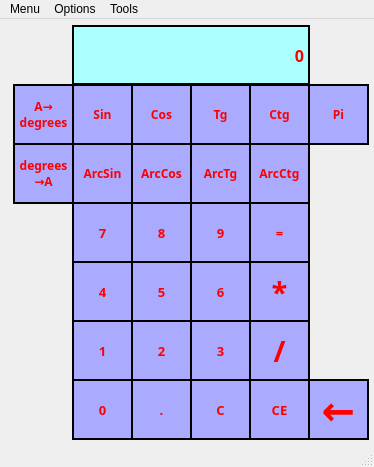
<?xml version="1.0" encoding="UTF-8"?>
<ui version="4.0">
 <class>MainWindow2</class>
 <widget class="QMainWindow" name="MainWindow2">
  <property name="geometry">
   <rect>
    <x>0</x>
    <y>0</y>
    <width>374</width>
    <height>467</height>
   </rect>
  </property>
  <property name="windowTitle">
   <string>S&amp;C Calculator: mode 2</string>
  </property>
  <widget class="QWidget" name="centralwidget">
   <widget class="QLabel" name="label">
    <property name="geometry">
     <rect>
      <x>72</x>
      <y>6</y>
      <width>238</width>
      <height>60</height>
     </rect>
    </property>
    <property name="sizePolicy">
     <sizepolicy hsizetype="Fixed" vsizetype="Preferred">
      <horstretch>0</horstretch>
      <verstretch>0</verstretch>
     </sizepolicy>
    </property>
    <property name="maximumSize">
     <size>
      <width>16777214</width>
      <height>16777215</height>
     </size>
    </property>
    <property name="font">
     <font>
      <family>Arial Black</family>
      <pointsize>12</pointsize>
      <weight>75</weight>
      <bold>true</bold>
     </font>
    </property>
    <property name="styleSheet">
     <string notr="true">color: rgb(255, 0, 0);
background-color: rgb(170, 255, 255);
border: 1.5px solid black;</string>
    </property>
    <property name="text">
     <string>0</string>
    </property>
    <property name="alignment">
     <set>Qt::AlignRight|Qt::AlignTrailing|Qt::AlignVCenter</set>
    </property>
   </widget>
   <widget class="QPushButton" name="sin">
    <property name="geometry">
     <rect>
      <x>72</x>
      <y>65</y>
      <width>61</width>
      <height>61</height>
     </rect>
    </property>
    <property name="sizePolicy">
     <sizepolicy hsizetype="Fixed" vsizetype="Fixed">
      <horstretch>0</horstretch>
      <verstretch>0</verstretch>
     </sizepolicy>
    </property>
    <property name="font">
     <font>
      <family>Arial Black</family>
      <pointsize>9</pointsize>
      <weight>75</weight>
      <bold>true</bold>
     </font>
    </property>
    <property name="styleSheet">
     <string notr="true">color: rgb(255, 0, 0);
border: 2px solid black;
background-color: rgb(170, 170, 255);</string>
    </property>
    <property name="text">
     <string>Sin</string>
    </property>
   </widget>
   <widget class="QPushButton" name="cos">
    <property name="geometry">
     <rect>
      <x>131</x>
      <y>65</y>
      <width>61</width>
      <height>61</height>
     </rect>
    </property>
    <property name="sizePolicy">
     <sizepolicy hsizetype="Fixed" vsizetype="Fixed">
      <horstretch>0</horstretch>
      <verstretch>0</verstretch>
     </sizepolicy>
    </property>
    <property name="font">
     <font>
      <family>Arial Black</family>
      <pointsize>9</pointsize>
      <weight>75</weight>
      <bold>true</bold>
     </font>
    </property>
    <property name="styleSheet">
     <string notr="true">color: rgb(255, 0, 0);
border: 2px solid black;
background-color: rgb(170, 170, 255);</string>
    </property>
    <property name="text">
     <string>Cos</string>
    </property>
   </widget>
   <widget class="QPushButton" name="tg">
    <property name="geometry">
     <rect>
      <x>190</x>
      <y>65</y>
      <width>61</width>
      <height>61</height>
     </rect>
    </property>
    <property name="sizePolicy">
     <sizepolicy hsizetype="Fixed" vsizetype="Fixed">
      <horstretch>0</horstretch>
      <verstretch>0</verstretch>
     </sizepolicy>
    </property>
    <property name="font">
     <font>
      <family>Arial Black</family>
      <pointsize>9</pointsize>
      <weight>75</weight>
      <bold>true</bold>
     </font>
    </property>
    <property name="styleSheet">
     <string notr="true">color: rgb(255, 0, 0);
border: 2px solid black;
background-color: rgb(170, 170, 255);</string>
    </property>
    <property name="text">
     <string>Tg</string>
    </property>
   </widget>
   <widget class="QPushButton" name="ctg">
    <property name="geometry">
     <rect>
      <x>249</x>
      <y>65</y>
      <width>61</width>
      <height>61</height>
     </rect>
    </property>
    <property name="sizePolicy">
     <sizepolicy hsizetype="Fixed" vsizetype="Fixed">
      <horstretch>0</horstretch>
      <verstretch>0</verstretch>
     </sizepolicy>
    </property>
    <property name="font">
     <font>
      <family>Arial Black</family>
      <pointsize>9</pointsize>
      <weight>75</weight>
      <bold>true</bold>
     </font>
    </property>
    <property name="styleSheet">
     <string notr="true">color: rgb(255, 0, 0);
border: 2px solid black;
background-color: rgb(170, 170, 255);</string>
    </property>
    <property name="text">
     <string>Ctg</string>
    </property>
   </widget>
   <widget class="QPushButton" name="pi">
    <property name="geometry">
     <rect>
      <x>308</x>
      <y>65</y>
      <width>61</width>
      <height>61</height>
     </rect>
    </property>
    <property name="sizePolicy">
     <sizepolicy hsizetype="Fixed" vsizetype="Fixed">
      <horstretch>0</horstretch>
      <verstretch>0</verstretch>
     </sizepolicy>
    </property>
    <property name="font">
     <font>
      <family>Arial Black</family>
      <pointsize>9</pointsize>
      <weight>75</weight>
      <italic>false</italic>
      <bold>true</bold>
     </font>
    </property>
    <property name="styleSheet">
     <string notr="true">color: rgb(255, 0, 0);
border: 2px solid black;
background-color: rgb(170, 170, 255);</string>
    </property>
    <property name="text">
     <string>Pi</string>
    </property>
   </widget>
   <widget class="QPushButton" name="Acos">
    <property name="geometry">
     <rect>
      <x>131</x>
      <y>124</y>
      <width>61</width>
      <height>61</height>
     </rect>
    </property>
    <property name="sizePolicy">
     <sizepolicy hsizetype="Fixed" vsizetype="Fixed">
      <horstretch>0</horstretch>
      <verstretch>0</verstretch>
     </sizepolicy>
    </property>
    <property name="font">
     <font>
      <family>Arial Black</family>
      <pointsize>9</pointsize>
      <weight>75</weight>
      <bold>true</bold>
     </font>
    </property>
    <property name="styleSheet">
     <string notr="true">color: rgb(255, 0, 0);
border: 2px solid black;
background-color: rgb(170, 170, 255);</string>
    </property>
    <property name="text">
     <string>ArcCos</string>
    </property>
   </widget>
   <widget class="QPushButton" name="Atan">
    <property name="geometry">
     <rect>
      <x>190</x>
      <y>124</y>
      <width>61</width>
      <height>61</height>
     </rect>
    </property>
    <property name="sizePolicy">
     <sizepolicy hsizetype="Fixed" vsizetype="Fixed">
      <horstretch>0</horstretch>
      <verstretch>0</verstretch>
     </sizepolicy>
    </property>
    <property name="font">
     <font>
      <family>Arial Black</family>
      <pointsize>9</pointsize>
      <weight>75</weight>
      <bold>true</bold>
     </font>
    </property>
    <property name="styleSheet">
     <string notr="true">color: rgb(255, 0, 0);
border: 2px solid black;
background-color: rgb(170, 170, 255);</string>
    </property>
    <property name="text">
     <string>ArcTg</string>
    </property>
   </widget>
   <widget class="QPushButton" name="degrees">
    <property name="geometry">
     <rect>
      <x>13</x>
      <y>65</y>
      <width>61</width>
      <height>61</height>
     </rect>
    </property>
    <property name="sizePolicy">
     <sizepolicy hsizetype="Fixed" vsizetype="Fixed">
      <horstretch>0</horstretch>
      <verstretch>0</verstretch>
     </sizepolicy>
    </property>
    <property name="font">
     <font>
      <family>Arial Black</family>
      <pointsize>9</pointsize>
      <weight>75</weight>
      <bold>true</bold>
     </font>
    </property>
    <property name="autoFillBackground">
     <bool>false</bool>
    </property>
    <property name="styleSheet">
     <string notr="true">color: rgb(255, 0, 0);
border: 2px solid black;
background-color: rgb(170, 170, 255);</string>
    </property>
    <property name="text">
     <string>A→
degrees</string>
    </property>
   </widget>
   <widget class="QPushButton" name="equal">
    <property name="geometry">
     <rect>
      <x>249</x>
      <y>183</y>
      <width>61</width>
      <height>61</height>
     </rect>
    </property>
    <property name="sizePolicy">
     <sizepolicy hsizetype="Fixed" vsizetype="Fixed">
      <horstretch>0</horstretch>
      <verstretch>0</verstretch>
     </sizepolicy>
    </property>
    <property name="font">
     <font>
      <family>Arial Black</family>
      <pointsize>10</pointsize>
      <weight>75</weight>
      <bold>true</bold>
     </font>
    </property>
    <property name="styleSheet">
     <string notr="true">color: rgb(255, 0, 0);
border: 2px solid black;
background-color: rgb(170, 170, 255);</string>
    </property>
    <property name="text">
     <string>=</string>
    </property>
   </widget>
   <widget class="QPushButton" name="pushButton_8">
    <property name="geometry">
     <rect>
      <x>131</x>
      <y>183</y>
      <width>61</width>
      <height>61</height>
     </rect>
    </property>
    <property name="sizePolicy">
     <sizepolicy hsizetype="Fixed" vsizetype="Fixed">
      <horstretch>0</horstretch>
      <verstretch>0</verstretch>
     </sizepolicy>
    </property>
    <property name="font">
     <font>
      <family>Arial Black</family>
      <pointsize>10</pointsize>
      <weight>75</weight>
      <bold>true</bold>
     </font>
    </property>
    <property name="styleSheet">
     <string notr="true">color: rgb(255, 0, 0);
border: 2px solid black;
background-color: rgb(170, 170, 255);</string>
    </property>
    <property name="text">
     <string>8</string>
    </property>
   </widget>
   <widget class="QPushButton" name="pushButton_9">
    <property name="geometry">
     <rect>
      <x>190</x>
      <y>183</y>
      <width>61</width>
      <height>61</height>
     </rect>
    </property>
    <property name="sizePolicy">
     <sizepolicy hsizetype="Fixed" vsizetype="Fixed">
      <horstretch>0</horstretch>
      <verstretch>0</verstretch>
     </sizepolicy>
    </property>
    <property name="font">
     <font>
      <family>Arial Black</family>
      <pointsize>10</pointsize>
      <weight>75</weight>
      <bold>true</bold>
     </font>
    </property>
    <property name="styleSheet">
     <string notr="true">color: rgb(255, 0, 0);
border: 2px solid black;
background-color: rgb(170, 170, 255);</string>
    </property>
    <property name="text">
     <string>9</string>
    </property>
   </widget>
   <widget class="QPushButton" name="pushButton_7">
    <property name="geometry">
     <rect>
      <x>72</x>
      <y>183</y>
      <width>61</width>
      <height>61</height>
     </rect>
    </property>
    <property name="sizePolicy">
     <sizepolicy hsizetype="Fixed" vsizetype="Fixed">
      <horstretch>0</horstretch>
      <verstretch>0</verstretch>
     </sizepolicy>
    </property>
    <property name="font">
     <font>
      <family>Arial Black</family>
      <pointsize>10</pointsize>
      <weight>75</weight>
      <bold>true</bold>
     </font>
    </property>
    <property name="styleSheet">
     <string notr="true">color: rgb(255, 0, 0);
border: 2px solid black;
background-color: rgb(170, 170, 255);</string>
    </property>
    <property name="text">
     <string>7</string>
    </property>
   </widget>
   <widget class="QPushButton" name="mul">
    <property name="geometry">
     <rect>
      <x>249</x>
      <y>242</y>
      <width>61</width>
      <height>61</height>
     </rect>
    </property>
    <property name="sizePolicy">
     <sizepolicy hsizetype="Fixed" vsizetype="Fixed">
      <horstretch>0</horstretch>
      <verstretch>0</verstretch>
     </sizepolicy>
    </property>
    <property name="font">
     <font>
      <family>Arial Black</family>
      <pointsize>22</pointsize>
      <weight>75</weight>
      <bold>true</bold>
     </font>
    </property>
    <property name="styleSheet">
     <string notr="true">color: rgb(255, 0, 0);
border: 2px solid black;
background-color: rgb(170, 170, 255);</string>
    </property>
    <property name="text">
     <string>*</string>
    </property>
   </widget>
   <widget class="QPushButton" name="pushButton_5">
    <property name="geometry">
     <rect>
      <x>131</x>
      <y>242</y>
      <width>61</width>
      <height>61</height>
     </rect>
    </property>
    <property name="sizePolicy">
     <sizepolicy hsizetype="Fixed" vsizetype="Fixed">
      <horstretch>0</horstretch>
      <verstretch>0</verstretch>
     </sizepolicy>
    </property>
    <property name="font">
     <font>
      <family>Arial Black</family>
      <pointsize>10</pointsize>
      <weight>75</weight>
      <bold>true</bold>
     </font>
    </property>
    <property name="styleSheet">
     <string notr="true">color: rgb(255, 0, 0);
border: 2px solid black;
background-color: rgb(170, 170, 255);</string>
    </property>
    <property name="text">
     <string>5</string>
    </property>
   </widget>
   <widget class="QPushButton" name="pushButton_6">
    <property name="geometry">
     <rect>
      <x>190</x>
      <y>242</y>
      <width>61</width>
      <height>61</height>
     </rect>
    </property>
    <property name="sizePolicy">
     <sizepolicy hsizetype="Fixed" vsizetype="Fixed">
      <horstretch>0</horstretch>
      <verstretch>0</verstretch>
     </sizepolicy>
    </property>
    <property name="font">
     <font>
      <family>Arial Black</family>
      <pointsize>10</pointsize>
      <weight>75</weight>
      <bold>true</bold>
     </font>
    </property>
    <property name="styleSheet">
     <string notr="true">color: rgb(255, 0, 0);
border: 2px solid black;
background-color: rgb(170, 170, 255);</string>
    </property>
    <property name="text">
     <string>6</string>
    </property>
   </widget>
   <widget class="QPushButton" name="pushButton_4">
    <property name="geometry">
     <rect>
      <x>72</x>
      <y>242</y>
      <width>61</width>
      <height>61</height>
     </rect>
    </property>
    <property name="sizePolicy">
     <sizepolicy hsizetype="Fixed" vsizetype="Fixed">
      <horstretch>0</horstretch>
      <verstretch>0</verstretch>
     </sizepolicy>
    </property>
    <property name="font">
     <font>
      <family>Arial Black</family>
      <pointsize>10</pointsize>
      <weight>75</weight>
      <bold>true</bold>
     </font>
    </property>
    <property name="styleSheet">
     <string notr="true">color: rgb(255, 0, 0);
border: 2px solid black;
background-color: rgb(170, 170, 255);</string>
    </property>
    <property name="text">
     <string>4</string>
    </property>
   </widget>
   <widget class="QPushButton" name="div">
    <property name="geometry">
     <rect>
      <x>249</x>
      <y>301</y>
      <width>61</width>
      <height>61</height>
     </rect>
    </property>
    <property name="sizePolicy">
     <sizepolicy hsizetype="Fixed" vsizetype="Fixed">
      <horstretch>0</horstretch>
      <verstretch>0</verstretch>
     </sizepolicy>
    </property>
    <property name="font">
     <font>
      <family>Arial Black</family>
      <pointsize>22</pointsize>
      <weight>75</weight>
      <bold>true</bold>
     </font>
    </property>
    <property name="styleSheet">
     <string notr="true">color: rgb(255, 0, 0);
border: 2px solid black;
background-color: rgb(170, 170, 255);</string>
    </property>
    <property name="text">
     <string>/</string>
    </property>
   </widget>
   <widget class="QPushButton" name="pushButton_2">
    <property name="geometry">
     <rect>
      <x>131</x>
      <y>301</y>
      <width>61</width>
      <height>61</height>
     </rect>
    </property>
    <property name="sizePolicy">
     <sizepolicy hsizetype="Fixed" vsizetype="Fixed">
      <horstretch>0</horstretch>
      <verstretch>0</verstretch>
     </sizepolicy>
    </property>
    <property name="font">
     <font>
      <family>Arial Black</family>
      <pointsize>10</pointsize>
      <weight>75</weight>
      <bold>true</bold>
     </font>
    </property>
    <property name="styleSheet">
     <string notr="true">color: rgb(255, 0, 0);
border: 2px solid black;
background-color: rgb(170, 170, 255);</string>
    </property>
    <property name="text">
     <string>2</string>
    </property>
   </widget>
   <widget class="QPushButton" name="pushButton_3">
    <property name="geometry">
     <rect>
      <x>190</x>
      <y>301</y>
      <width>61</width>
      <height>61</height>
     </rect>
    </property>
    <property name="sizePolicy">
     <sizepolicy hsizetype="Fixed" vsizetype="Fixed">
      <horstretch>0</horstretch>
      <verstretch>0</verstretch>
     </sizepolicy>
    </property>
    <property name="font">
     <font>
      <family>Arial Black</family>
      <pointsize>10</pointsize>
      <weight>75</weight>
      <bold>true</bold>
     </font>
    </property>
    <property name="styleSheet">
     <string notr="true">color: rgb(255, 0, 0);
border: 2px solid black;
background-color: rgb(170, 170, 255);</string>
    </property>
    <property name="text">
     <string>3</string>
    </property>
   </widget>
   <widget class="QPushButton" name="pushButton_1">
    <property name="geometry">
     <rect>
      <x>72</x>
      <y>301</y>
      <width>61</width>
      <height>61</height>
     </rect>
    </property>
    <property name="sizePolicy">
     <sizepolicy hsizetype="Fixed" vsizetype="Fixed">
      <horstretch>0</horstretch>
      <verstretch>0</verstretch>
     </sizepolicy>
    </property>
    <property name="font">
     <font>
      <family>Arial Black</family>
      <pointsize>10</pointsize>
      <weight>75</weight>
      <bold>true</bold>
     </font>
    </property>
    <property name="styleSheet">
     <string notr="true">color: rgb(255, 0, 0);
border: 2px solid black;
background-color: rgb(170, 170, 255);</string>
    </property>
    <property name="text">
     <string>1</string>
    </property>
   </widget>
   <widget class="QPushButton" name="clear_all">
    <property name="geometry">
     <rect>
      <x>190</x>
      <y>360</y>
      <width>61</width>
      <height>61</height>
     </rect>
    </property>
    <property name="sizePolicy">
     <sizepolicy hsizetype="Fixed" vsizetype="Fixed">
      <horstretch>0</horstretch>
      <verstretch>0</verstretch>
     </sizepolicy>
    </property>
    <property name="font">
     <font>
      <family>Arial Black</family>
      <pointsize>10</pointsize>
      <weight>75</weight>
      <bold>true</bold>
     </font>
    </property>
    <property name="styleSheet">
     <string notr="true">color: rgb(255, 0, 0);
border: 2px solid black;
background-color: rgb(170, 170, 255);</string>
    </property>
    <property name="text">
     <string>C</string>
    </property>
   </widget>
   <widget class="QPushButton" name="dot">
    <property name="geometry">
     <rect>
      <x>131</x>
      <y>360</y>
      <width>61</width>
      <height>61</height>
     </rect>
    </property>
    <property name="sizePolicy">
     <sizepolicy hsizetype="Fixed" vsizetype="Fixed">
      <horstretch>0</horstretch>
      <verstretch>0</verstretch>
     </sizepolicy>
    </property>
    <property name="font">
     <font>
      <family>Arial Black</family>
      <pointsize>10</pointsize>
      <weight>75</weight>
      <bold>true</bold>
     </font>
    </property>
    <property name="styleSheet">
     <string notr="true">color: rgb(255, 0, 0);
border: 2px solid black;
background-color: rgb(170, 170, 255);</string>
    </property>
    <property name="text">
     <string>.</string>
    </property>
   </widget>
   <widget class="QPushButton" name="clear">
    <property name="geometry">
     <rect>
      <x>249</x>
      <y>360</y>
      <width>61</width>
      <height>61</height>
     </rect>
    </property>
    <property name="sizePolicy">
     <sizepolicy hsizetype="Fixed" vsizetype="Fixed">
      <horstretch>0</horstretch>
      <verstretch>0</verstretch>
     </sizepolicy>
    </property>
    <property name="font">
     <font>
      <family>Arial Black</family>
      <pointsize>10</pointsize>
      <weight>75</weight>
      <bold>true</bold>
     </font>
    </property>
    <property name="styleSheet">
     <string notr="true">color: rgb(255, 0, 0);
border: 2px solid black;
background-color: rgb(170, 170, 255);</string>
    </property>
    <property name="text">
     <string>CE</string>
    </property>
   </widget>
   <widget class="QPushButton" name="pushButton_0">
    <property name="geometry">
     <rect>
      <x>72</x>
      <y>360</y>
      <width>61</width>
      <height>61</height>
     </rect>
    </property>
    <property name="sizePolicy">
     <sizepolicy hsizetype="Fixed" vsizetype="Fixed">
      <horstretch>0</horstretch>
      <verstretch>0</verstretch>
     </sizepolicy>
    </property>
    <property name="font">
     <font>
      <family>Arial Black</family>
      <pointsize>10</pointsize>
      <weight>75</weight>
      <bold>true</bold>
     </font>
    </property>
    <property name="styleSheet">
     <string notr="true">color: rgb(255, 0, 0);
border: 2px solid black;
background-color: rgb(170, 170, 255);</string>
    </property>
    <property name="text">
     <string>0</string>
    </property>
   </widget>
   <widget class="QPushButton" name="Asin">
    <property name="geometry">
     <rect>
      <x>72</x>
      <y>124</y>
      <width>61</width>
      <height>61</height>
     </rect>
    </property>
    <property name="sizePolicy">
     <sizepolicy hsizetype="Fixed" vsizetype="Fixed">
      <horstretch>0</horstretch>
      <verstretch>0</verstretch>
     </sizepolicy>
    </property>
    <property name="font">
     <font>
      <family>Arial Black</family>
      <pointsize>9</pointsize>
      <weight>75</weight>
      <bold>true</bold>
     </font>
    </property>
    <property name="styleSheet">
     <string notr="true">color: rgb(255, 0, 0);
border: 2px solid black;
background-color: rgb(170, 170, 255);</string>
    </property>
    <property name="text">
     <string>ArcSin</string>
    </property>
   </widget>
   <widget class="QPushButton" name="Actg">
    <property name="geometry">
     <rect>
      <x>249</x>
      <y>124</y>
      <width>61</width>
      <height>61</height>
     </rect>
    </property>
    <property name="sizePolicy">
     <sizepolicy hsizetype="Fixed" vsizetype="Fixed">
      <horstretch>0</horstretch>
      <verstretch>0</verstretch>
     </sizepolicy>
    </property>
    <property name="font">
     <font>
      <family>Arial Black</family>
      <pointsize>9</pointsize>
      <weight>75</weight>
      <bold>true</bold>
     </font>
    </property>
    <property name="styleSheet">
     <string notr="true">color: rgb(255, 0, 0);
border: 2px solid black;
background-color: rgb(170, 170, 255);</string>
    </property>
    <property name="text">
     <string>ArcCtg</string>
    </property>
   </widget>
   <widget class="QPushButton" name="back">
    <property name="geometry">
     <rect>
      <x>308</x>
      <y>360</y>
      <width>61</width>
      <height>61</height>
     </rect>
    </property>
    <property name="sizePolicy">
     <sizepolicy hsizetype="Fixed" vsizetype="Fixed">
      <horstretch>0</horstretch>
      <verstretch>0</verstretch>
     </sizepolicy>
    </property>
    <property name="font">
     <font>
      <family>Arial Black</family>
      <pointsize>30</pointsize>
      <weight>75</weight>
      <bold>true</bold>
     </font>
    </property>
    <property name="styleSheet">
     <string notr="true">color: rgb(255, 0, 0);
border: 2px solid black;
background-color: rgb(170, 170, 255);</string>
    </property>
    <property name="text">
     <string>←</string>
    </property>
   </widget>
   <widget class="QPushButton" name="degrees_2">
    <property name="geometry">
     <rect>
      <x>13</x>
      <y>124</y>
      <width>61</width>
      <height>61</height>
     </rect>
    </property>
    <property name="sizePolicy">
     <sizepolicy hsizetype="Fixed" vsizetype="Fixed">
      <horstretch>0</horstretch>
      <verstretch>0</verstretch>
     </sizepolicy>
    </property>
    <property name="font">
     <font>
      <family>Arial Black</family>
      <pointsize>9</pointsize>
      <weight>75</weight>
      <bold>true</bold>
     </font>
    </property>
    <property name="autoFillBackground">
     <bool>false</bool>
    </property>
    <property name="styleSheet">
     <string notr="true">color: rgb(255, 0, 0);
border: 2px solid black;
background-color: rgb(170, 170, 255);</string>
    </property>
    <property name="text">
     <string>degrees
→A</string>
    </property>
   </widget>
  </widget>
  <widget class="QMenuBar" name="menubar">
   <property name="geometry">
    <rect>
     <x>0</x>
     <y>0</y>
     <width>374</width>
     <height>20</height>
    </rect>
   </property>
   <widget class="QMenu" name="menuMenu">
    <property name="title">
     <string>Menu</string>
    </property>
    <widget class="QMenu" name="menuStages">
     <property name="title">
      <string>Stages</string>
     </property>
     <addaction name="actionStage_1_standart"/>
     <addaction name="actionMode_3_converter"/>
     <addaction name="actionStage_4_money_converter"/>
    </widget>
    <addaction name="menuStages"/>
    <addaction name="actionCalculation_list"/>
    <addaction name="separator"/>
    <addaction name="actionExit"/>
   </widget>
   <widget class="QMenu" name="menuOptions">
    <property name="title">
     <string>Options</string>
    </property>
    <widget class="QMenu" name="menuSize">
     <property name="title">
      <string>Window size</string>
     </property>
     <addaction name="actionFull_screen"/>
     <addaction name="actionStandart_screen"/>
    </widget>
    <widget class="QMenu" name="menuThemes">
     <property name="title">
      <string>Themes</string>
     </property>
     <addaction name="actionTheme_1"/>
     <addaction name="actionTheme_2"/>
     <addaction name="actionTheme_3"/>
    </widget>
    <addaction name="menuThemes"/>
    <addaction name="menuSize"/>
   </widget>
   <widget class="QMenu" name="menuTools">
    <property name="title">
     <string>Tools</string>
    </property>
    <addaction name="actionShow_additive_bars"/>
    <addaction name="actionHide_additive_bars"/>
   </widget>
   <addaction name="menuMenu"/>
   <addaction name="menuOptions"/>
   <addaction name="menuTools"/>
  </widget>
  <widget class="QStatusBar" name="statusBar"/>
  <action name="actionCalculation_list">
   <property name="text">
    <string>Calculation list</string>
   </property>
  </action>
  <action name="actionExit">
   <property name="text">
    <string>Exit</string>
   </property>
   <property name="toolTip">
    <string>Ctrl+E</string>
   </property>
   <property name="shortcut">
    <string>Ctrl+E</string>
   </property>
  </action>
  <action name="actionShow_additive_bars">
   <property name="text">
    <string>Show additive bars</string>
   </property>
  </action>
  <action name="actionHide_additive_bars">
   <property name="text">
    <string>Hide  additive bars</string>
   </property>
  </action>
  <action name="actionStage_1_standart">
   <property name="text">
    <string>Mode 1(standart)</string>
   </property>
  </action>
  <action name="actionStage_4_money_converter">
   <property name="text">
    <string>Mode 4(money converter)</string>
   </property>
  </action>
  <action name="actionFull_screen">
   <property name="text">
    <string>Full screen</string>
   </property>
   <property name="toolTip">
    <string>Ctrl+E</string>
   </property>
   <property name="shortcut">
    <string>Ctrl+F</string>
   </property>
  </action>
  <action name="actionStandart_screen">
   <property name="text">
    <string>Normal screen</string>
   </property>
   <property name="toolTip">
    <string>Ctrl+N</string>
   </property>
   <property name="shortcut">
    <string>Ctrl+N</string>
   </property>
  </action>
  <action name="actionTheme_1">
   <property name="text">
    <string>Theme 1</string>
   </property>
  </action>
  <action name="actionTheme_2">
   <property name="text">
    <string>Theme 2</string>
   </property>
  </action>
  <action name="actionTheme_3">
   <property name="text">
    <string>Theme 3</string>
   </property>
  </action>
  <action name="actionMode_3_converter">
   <property name="text">
    <string>Mode 3(converter)</string>
   </property>
  </action>
 </widget>
 <resources/>
 <connections/>
</ui>
